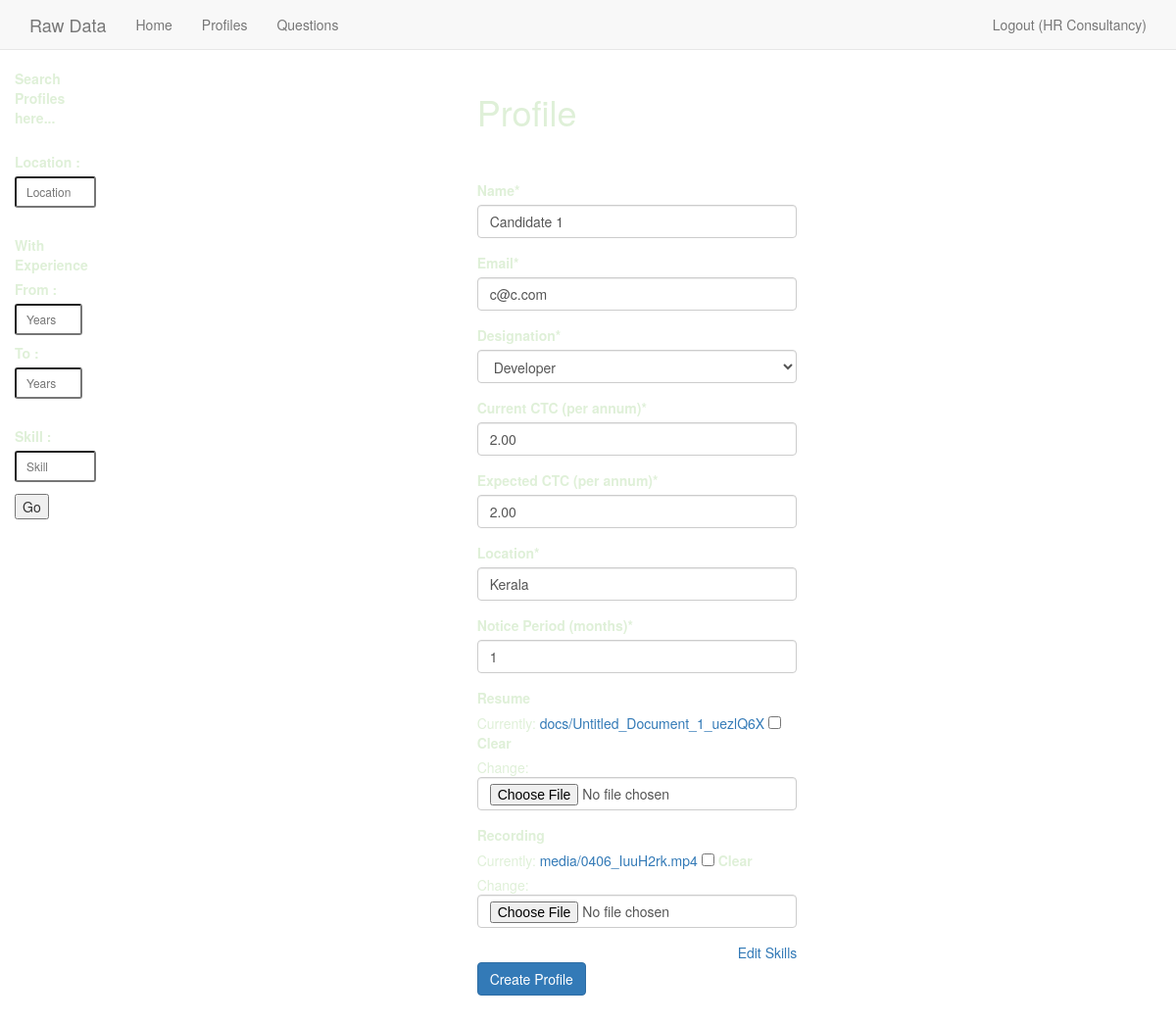
/profiles/1/update/ (signed in), run on an earlier commit of the app's database.
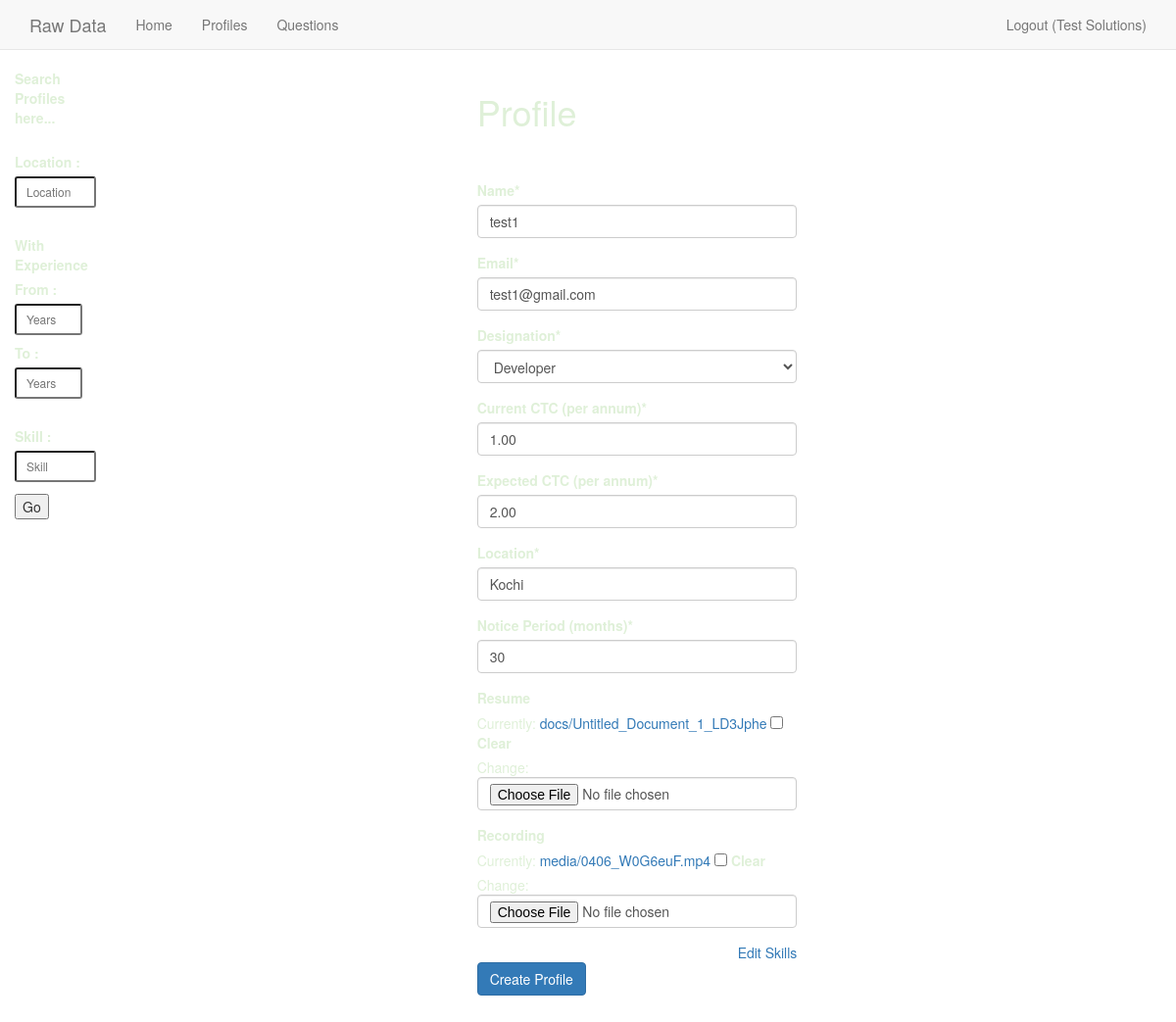
And on a later commit of the database.
### recruits/models.py (models this page shows, shortened)
class CustomUser(AbstractBaseUser, PermissionsMixin):
    email = models.EmailField(unique=True)
    name = models.CharField(max_length=30)
    address = models.CharField(max_length=50)
    date_joined = models.DateTimeField(auto_now_add=True)
    is_active = models.BooleanField(default=True)
    is_staff = models.BooleanField(default=False)
    objects = UserManager()
    USERNAME_FIELD = 'email'
    REQUIRED_FIELDS = []
    class Meta:
        verbose_name = 'user'
        verbose_name_plural = 'users'

class Profile(models.Model):
    time = models.DateTimeField(auto_now_add=True)
    user = models.ForeignKey(settings.AUTH_USER_MODEL, related_name='profiles')
    name = models.CharField(max_length=40)
    email = models.EmailField()
    designation = models.CharField(max_length=20, choices=CHOICES,)
    location = models.CharField(max_length=20,)
    current_ctc = models.DecimalField(max_digits=3, decimal_places=2,)
    expected_ctc = models.DecimalField(max_digits=3, decimal_places=2,)
    notice_period = models.IntegerField()
    resume = models.FileField(upload_to='docs/', blank=True)
    recording = models.FileField(upload_to='media/', blank=True)
    recording_optional = models.FileField(blank=True)
    objects = ProfileQuerySet.as_manager()

### recruits/views.py (the view)
# urls.py: url(r'profiles/(?P<id>[0-9]{1,2})/update/$', profile_update, name='profile-update'),
def profile_update(request, id=None):
    if request.user.is_authenticated():
        profile = Profile.objects.get(id=id)
        skill = profile.skills.all()
        if request.method == 'POST':
            form = ProfileForm(request.POST or None, request.FILES or None)
            if form.is_valid():
                item = form.save(commit=False)
                profile.name = item.name
                profile.email = item.email
                profile.designation = item.designation
                profile.current_ctc = item.current_ctc
                profile.expected_ctc = item.expected_ctc
                profile.notice_period = item.notice_period
                profile.resume = item.resume
                profile.recording = item.recording
                profile.save()
            return HttpResponseRedirect(profile.get_absolute_url())
        else:
            form = ProfileForm(instance=profile)
        context = {
            "profile": profile,
            "form" : form,
        }
        return render(request, 'recruits/test_form.html', context)
    return redirect("recruits:login")

### recruits/forms.py (shortened to what this page needs)
class ProfileForm(forms.ModelForm):
    current_ctc = forms.DecimalField(label='Current CTC (per annum)')
    expected_ctc = forms.DecimalField(label='Expected CTC (per annum)')
    notice_period = forms.IntegerField(label='Notice Period (months)')
    class Meta:
        model = Profile
        fields = ('name',
                  'email',
                  'designation',
                  'current_ctc',
                  'expected_ctc',
                  'location',
                  'notice_period',
                  'resume',
                  'recording',
                  )

### recruits/templates/recruits/test_form.html (shortened to what this page needs)
{% extends "recruits/base.html" %}
{% load static %}
{% load crispy_forms_tags %}
{% block content %}
<div class='col-sm-4 col-sm-offset-4 custom-color'>
<h1>Profile</h1>
  <br>
  <br>
	<form method='POST' enctype='multipart/form-data'>
			{{ form|crispy }}
		<a href="{% url 'recruits:skill-update' profile.id %}" class="pull-right">Edit Skills</a>
		<br>
		<input class='btn btn-primary' type='submit' value='Create Profile'>
	</form>
</div>
{% endblock %}

### recruits/templates/recruits/navbar.html (shortened to what this page needs)
<nav class="navbar navbar-default navbar-static-top nav_bar affix">
  <div class="container">
    <div class="navbar-header">
      <a class="navbar-brand" href="#">Raw Data</a>
    </div>
    <div id="navbar" class="navbar-collapse collapse">
      <ul class="nav navbar-nav">
        <li><a href="{% url 'recruits:home' %}">Home</a></li>
        <li><a href='{% url "recruits:profile-list" %}'>Profiles</a></li></li>
        {% if request.user.is_authenticated %}
        <li><a href='{% url "questions:language-list" %}'>Questions</a></li></li>
        {% endif %}
      </ul>
      <ul class="nav navbar-nav navbar-right">
        {% if request.user.is_authenticated and not request.user.is_superuser %}
        <li class='pull-right'><a  href='{% url "recruits:logout" %}'>Logout ({{ request.user.name }})</a></li>
        {% elif request.user.is_authenticated and request.user.is_superuser %}
        <li class='pull-right'><a  href='{% url "recruits:logout" %}'>Logout ({{ request.user.name }})</a></li>
        <li class='pull-right'><a  href='/admin'>Admin Interface</a></li>
        {% else %}
        <li class='pull-right'><a  href='{% url "recruits:login" %}'>Login</a></li>
        {% endif %}
      </ul>
    </div>
  </div>
</nav>

What changed in the data, as far as the page shows it:
changed CustomUser: user.name "HR Consultancy" → "Test Solutions"
changed Profile "Developer": name "Candidate 1" → "test1"; email "c@c.com" → "test1@gmail.com"; current_ctc "2.00" → "1.00"; location "Kerala" → "Kochi"; notice_period "1" → "30"
Also different on the page:
text no longer shown: "Name * Email * Designation * Current CTC (per annum) * Expected CTC (per annum) * Location * Notice Period (months) * Resume Currently: docs/Untitled_Document_1_uezlQ6X Clear Change: Recording Currently: media/0406_IuuH2rk.mp4 Clear Change:"
text now shown: "Name * Email * Designation * Current CTC (per annum) * Expected CTC (per annum) * Location * Notice Period (months) * Resume Currently: docs/Untitled_Document_1_LD3Jphe Clear Change: Recording Currently: media/0406_W0G6euF.mp4 Clear Change:"
